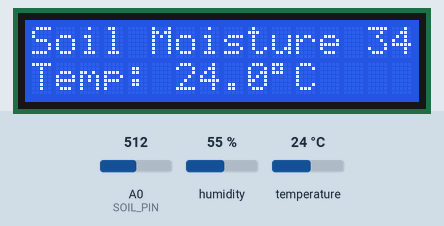
Bench run of a sketch on a simulated Arduino Uno, built with avr-gcc and run on an emulated ATmega328P. Parts: 16×2 character LCD. The test bench sets the inputs (shaded band); at power-on: temperature 24 °C, A0 (SOIL_PIN) = 512, humidity 55 %. What the sketch prints to the serial monitor is not drawn.

Above: at 2.7 s.
2.8 s: temperature set to 12 °C
At 4.6 s:
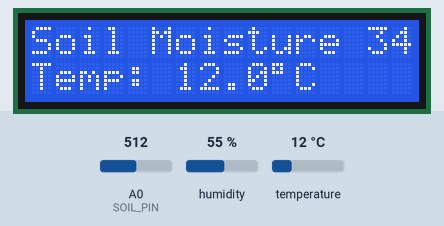
5.5 s: A0 (SOIL_PIN) set to 716
At 6.0 s:
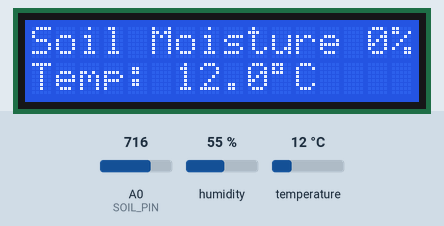
8.2 s: temperature set to 19 °C
At 10.0 s:
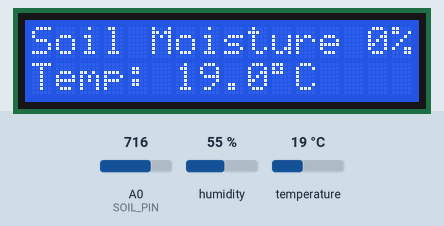
11.2 s: A0 (SOIL_PIN) set to 511
At 12.6 s:
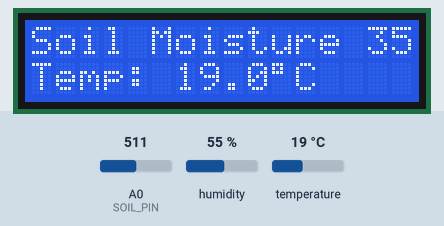
13.9 s: temperature set to 28 °C
At 16.6 s:
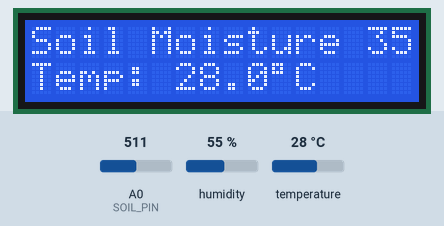
17.3 s: A0 (SOIL_PIN) set to 306
At 19.2 s:
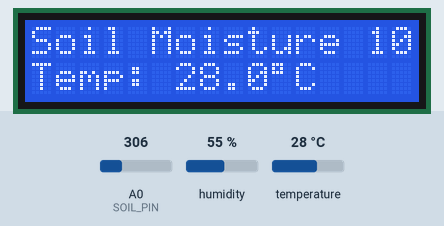
Timing chart, 0 to 20.7 s (numbered marks = the images above; inputs shaded):
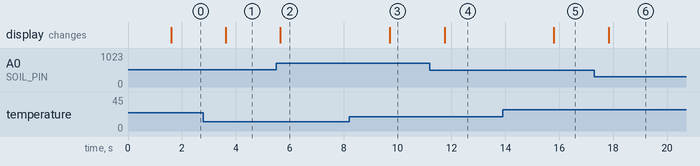

Measured:
- after the input at 2.8 s, the display: changes after 0.83 s (image 1)
- after the input at 5.5 s, the display: changes after 0.16 s (image 2)
- after the input at 8.2 s, the display: changes after 1.5 s (image 3)
- after the input at 11.2 s, the display: changes after 0.54 s (image 4)
- after the input at 13.9 s, the display: changes after 1.9 s (image 5)
- after the input at 17.3 s, the display: changes after 0.53 s (image 6)

The sketch:

soil_temp_monitor.ino
```cpp
/*
  Soil Moisture + Temperature Monitor
  -------------------------------------
  Hardware:
    - Arduino Uno/Nano
    - Soil moisture sensor (analog output) -> A0
    - DHT11 temperature/humidity sensor -> pin 8
        (swap to DHT22 below if that's what you actually have)
    - 16x2 LCD (parallel, HD44780-compatible), wired as:
        RS -> 12   E -> 11
        D4 -> 5    D5 -> 4    D6 -> 3    D7 -> 2
        VO (contrast) -> potentiometer wiper, as usual

  Behavior:
    Reads soil moisture (%) and temperature (°C) every 2 seconds,
    displays both on the LCD, one per line.

  NOTE: Soil moisture sensors read HIGHER raw values when DRY and
  LOWER when WET (inverse). DRY_VALUE / WET_VALUE below need to be
  calibrated to your specific sensor:
    1. Upload this code, open Serial Monitor.
    2. With the probe fully dry (in air), note the raw ADC value printed.
    3. With the probe fully submerged in water, note that raw value.
    4. Plug both into DRY_VALUE and WET_VALUE below.
*/

#include <LiquidCrystal.h>
#include <DHT.h>

// ---- LCD ----
const int RS = 12, EN = 11, D4 = 5, D5 = 4, D6 = 3, D7 = 2;
LiquidCrystal lcd(RS, EN, D4, D5, D6, D7);

// ---- Soil moisture ----
const int SOIL_PIN = A0;
int DRY_VALUE = 620;   // raw ADC reading in dry air -- CALIBRATE THIS
int WET_VALUE = 310;   // raw ADC reading fully in water -- CALIBRATE THIS

// ---- Temperature (DHT11) ----
#define DHTPIN 8
#define DHTTYPE DHT11   // change to DHT22 if that's your sensor
DHT dht(DHTPIN, DHTTYPE);

void setup() {
  Serial.begin(9600);
  lcd.begin(16, 2);
  dht.begin();

  lcd.setCursor(0, 0);
  lcd.print("Initializing...");
  delay(1500);
  lcd.clear();
}

void loop() {
  // ---- Soil moisture ----
  int rawSoil = analogRead(SOIL_PIN);
  int moisturePercent = map(rawSoil, DRY_VALUE, WET_VALUE, 0, 100);
  moisturePercent = constrain(moisturePercent, 0, 100);

  // ---- Temperature ----
  float tempC = dht.readTemperature();

  // ---- Serial debug (use this to calibrate DRY_VALUE / WET_VALUE) ----
  Serial.print("Raw soil: ");
  Serial.print(rawSoil);
  Serial.print("  Moisture: ");
  Serial.print(moisturePercent);
  Serial.print("%  Temp: ");
  if (isnan(tempC)) {
    Serial.println("sensor error");
  } else {
    Serial.print(tempC);
    Serial.println(" C");
  }

  // ---- LCD display ----
  lcd.setCursor(0, 0);
  lcd.print("Soil Moisture ");
  lcd.print(moisturePercent);
  lcd.print("%  ");

  lcd.setCursor(0, 1);
  if (isnan(tempC)) {
    lcd.print("Temp: Error   ");
  } else {
    lcd.print("Temp: ");
    lcd.print(tempC, 1);
    lcd.print((char)223); // degree symbol
    lcd.print("C   ");
  }

  delay(2000);
}
```
